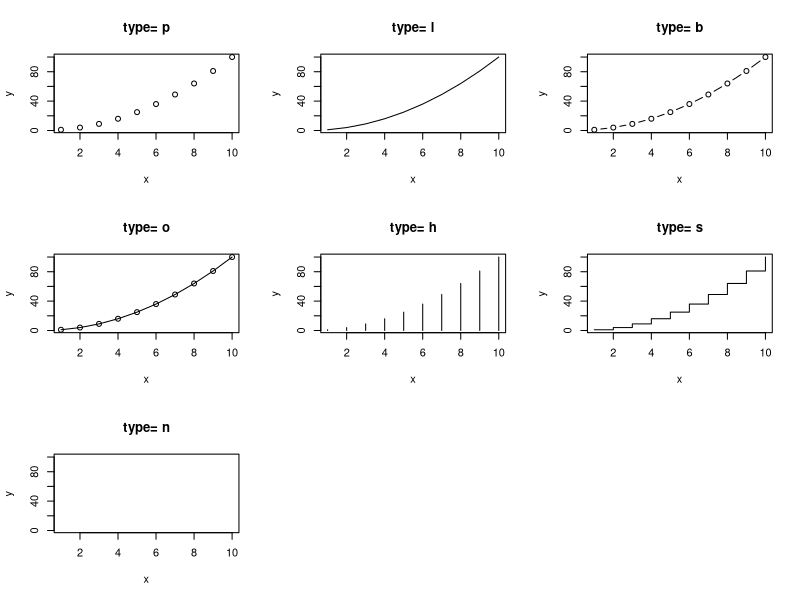
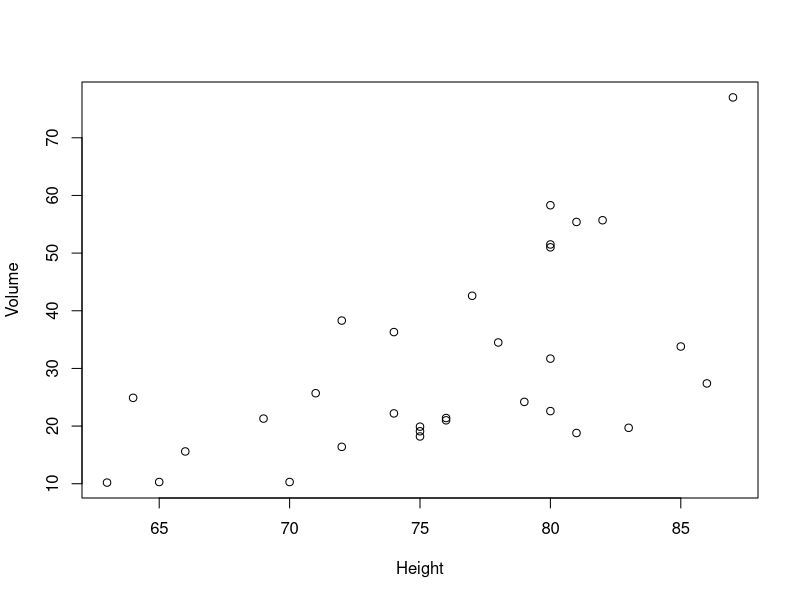
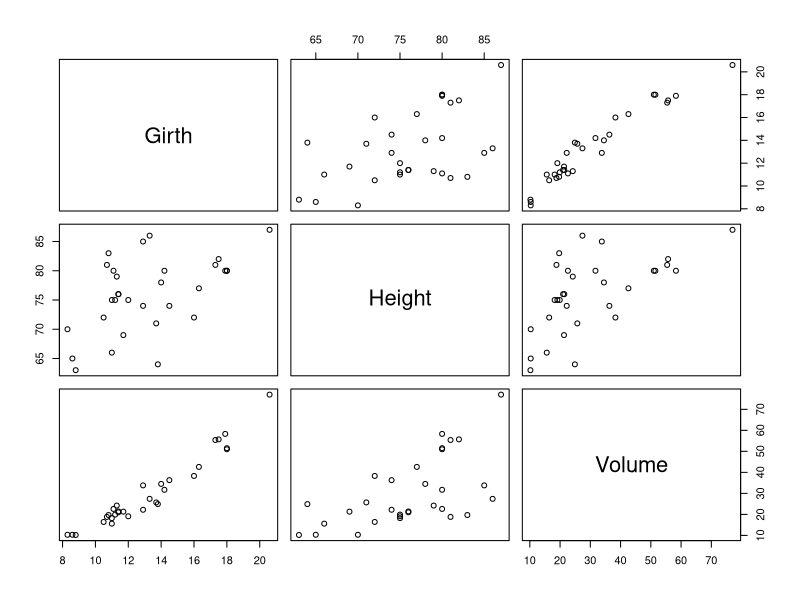
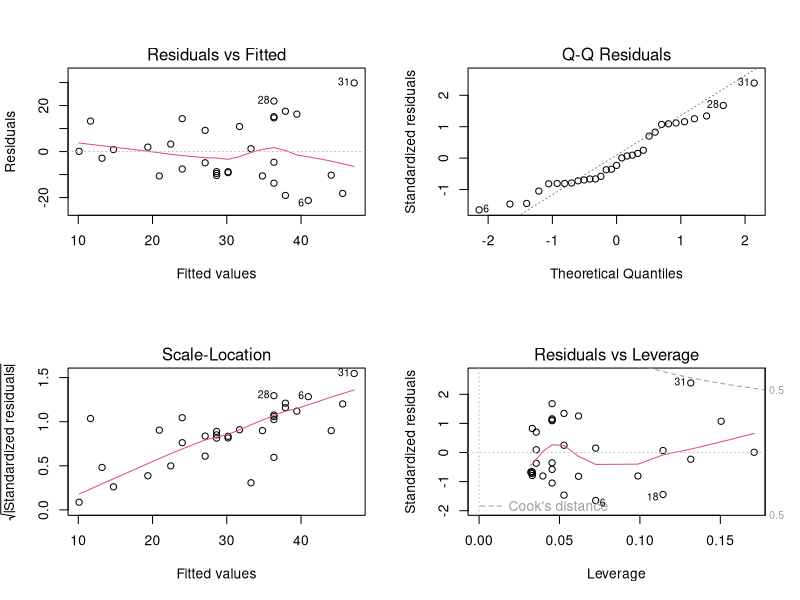
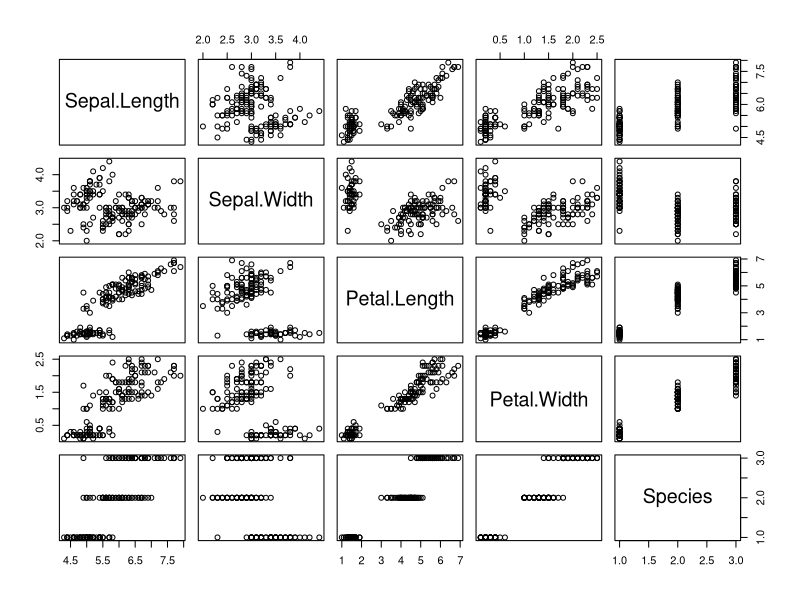
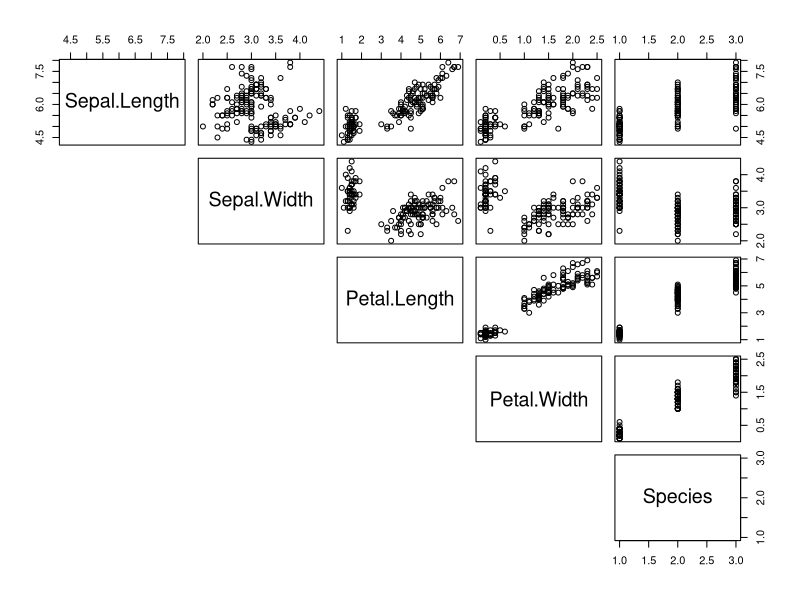
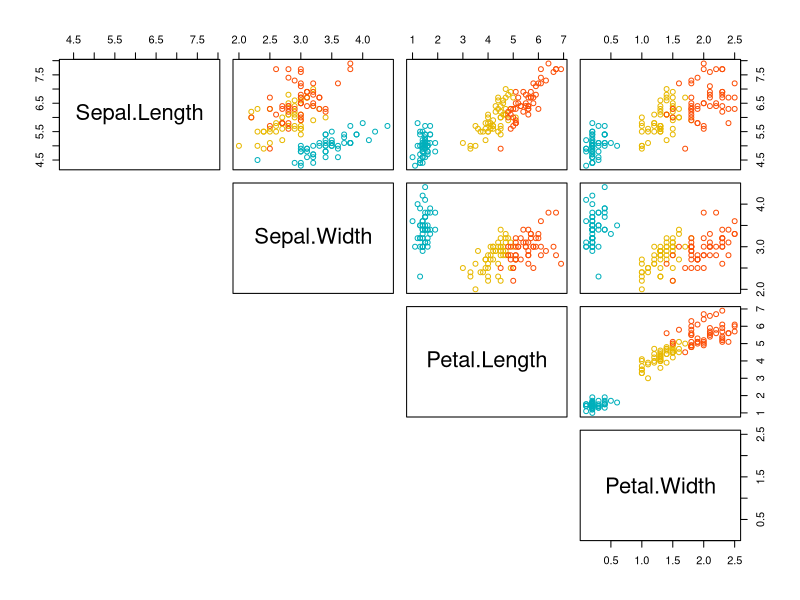
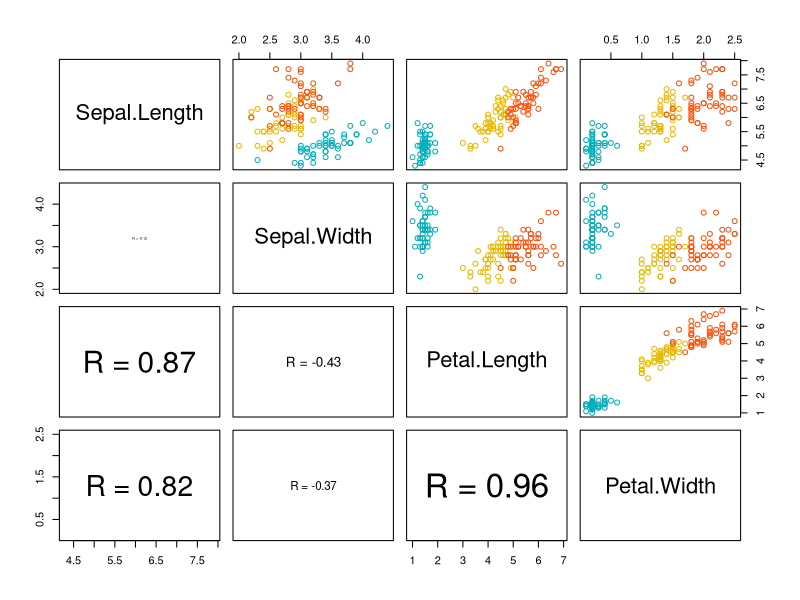

Generate these figures, in order, with R:
## ---- chunk 1
# membuat vektor data 
x <- c(1:10); y <- x^2
## ---- chunk 2
# membagi jendela grafik menajdi 4 baris dan 2 kolom
par(mfrow=c(3,3))

# loop
type <- c("p","l","b","o","h","s","n")
for (i in type){
  plot(x,y, type= i,
       main= paste("type=", i))
}
## ---- chunk 3
par(mfrow=c(1,1))
## ---- chunk 4
library(tibble)
## ---- chunk 5
# memuat dataset
trees <- as_tibble(trees)

# print 
trees
## ---- chunk 6
# atau 
with(trees, plot(Height, Volume))
## ---- chunk 7
plot(trees)
## ---- chunk 8
# membagi jendela grafik menjadi 2 baris dan 2 kolom
par(mfrow=c(2,2))

# plot
plot(lm(Volume~Height, data=trees))
## ---- chunk 9
par(mfrow=c(1,1))
## ---- chunk 10
# memuat dataset irir
iris <- as_tibble(iris)

# print
iris
## ---- chunk 11
pairs(iris)
## ---- chunk 12
pairs(iris, lower.panel=NULL)
## ---- chunk 13
# drop variabel Species
# simpan dataset baru pada objek iris2
iris2 <- iris[ ,1:4]

# print
iris2

# spesifikasi vaktor warna titik berdasarkan spesies
my_col <- c("#00AFBB", "#E7B800", "#FC4E07")

# plot
pairs(iris2, lower.panel=NULL,
      # spesifikasi warna
      col= my_col[iris$Species])
## ---- chunk 14
# membuat fungsi untuk menghitung
# nilai korelasi yang ditempatkan pada panel bawah
panel.cor <- function(x, y){
    # definisi parameter grafik 
    usr <- par("usr"); on.exit(par(usr))
    par(usr = c(0, 1, 0, 1))
    # menghitung koefisien korelas
    r <- round(cor(x, y), digits=2)
    # menambahkan text berdasarkan koefisien korelasi
    txt <- paste0("R = ", r)
    # mengatur besar text sesuai besarnya nilai korelasi
    cex.cor <- 0.8/strwidth(txt)
    text(0.5, 0.5, txt, cex = cex.cor * abs(r))
}

# kustomisasi panel atas agar
# warna titik berdasarkan factor
my_col <- c("#00AFBB", "#E7B800", "#FC4E07")
upper.panel<-function(x, y){
  points(x,y, col = my_col[iris$Species])
}

pairs(iris2,
      lower.panel= panel.cor,
      upper.panel= upper.panel)
## ---- chunk 15
# kustomisasi panel atas
upper.panel<-function(x, y){
  points(x,y, col=c("#00AFBB", "#E7B800", "#FC4E07")[iris$Species])
  r <- round(cor(x, y), digits=2)
  txt <- paste0("R = ", r)
  usr <- par("usr"); on.exit(par(usr))
  par(usr = c(0, 1, 0, 1))
  text(0.5, 0.9, txt)
}

# plot
pairs(iris2, lower.panel = NULL, 
      upper.panel = upper.panel)
## ---- chunk 16
boxplot(iris$Sepal.Length)

## ---- chunk 17
boxplot(iris$Sepal.Length~iris$Species)
## ---- chunk 18
boxplot(iris$Sepal.Length~iris$Species,
        # ubah warna outline menjadi steelblue
        border = "steelblue",
        # ubah warna box berdasarkan grup
        col= c("#999999", "#E69F00", "#56B4E9"))
## ---- chunk 19
# memuat dataset sebagai tibble
ToothGrowth <- as_tibble(ToothGrowth)

# print
ToothGrowth

# ubah variable dose menjadi factor
ToothGrowth$dose <- as.factor(ToothGrowth$dose)

# print
ToothGrowth
## ---- chunk 20
boxplot(len ~ supp*dose, data = ToothGrowth,
        col = c("white", "steelblue"))
## ---- chunk 21
VADeaths
## ---- chunk 22
par(mfrow=c(1,2))
barplot(VADeaths[, "Rural Male"], main="a")
barplot(VADeaths[, "Rural Male"], main="b", horiz=TRUE)
## ---- chunk 23
barplot(VADeaths[, "Rural Male"],
        # ubah warna ouline menjadi steelblue
        border="steelblue",
        # ubah wana box
        col= c("grey", "yellow", "steelblue", "green", "orange"),
        # ubah nama grup dari A sampai E
        names.arg = LETTERS[1:5],
        # ubah orientasi menajadi horizontal
        horiz=TRUE)
## ---- chunk 24
# staked
barplot(VADeaths,
         col = c("lightblue", "mistyrose", "lightcyan", 
                 "lavender", "cornsilk"),
        legend = rownames(VADeaths))

## ---- chunk 25
# grouped
barplot(VADeaths,
         col = c("lightblue", "mistyrose", "lightcyan", 
                 "lavender", "cornsilk"),
        legend = rownames(VADeaths), beside = TRUE)

## ---- chunk 26
# Membuat vektor data
x <- c(1:20)
y <- 2*x
z <- x^2

# Membuat line plot x vs y
plot(y~x, type="b",
     lty=1,
     col="blue")

# Menambahkan line plot x vs z
lines(z~x, type="o",
      lty=2,
      col="red")

# Menambahkan legend
legend("topleft", legend=c("Line 1", "Line 2"),
       col=c("red", "blue"), lty = 1:2, cex=0.8)
## ---- chunk 27
par(mar = c(0, 1, 0, 1))
pie(
  c(280, 60, 20),
  c('Sky', 'Sunny side of pyramid', 'Shady side of pyramid'),
  col = c('#0292D8', '#F7EA39', '#C4B632'),
  init.angle = -50, border = NA
)
## ---- chunk 28
hist(trees$Height, col="steelblue")
## ---- chunk 29
# menghitung kernel density
dens <- density(trees$Height)

# plot densitas dengan outline merah
plot(dens,col="red")
## ---- chunk 30
# menghitung kernel density
dens <- density(trees$Height)

# histogram
hist(trees$Height, freq=FALSE, col="steelblue")

# tambahkan density plot
polygon(dens, border="red")
## ---- chunk 31
qqnorm(trees$Volume)
qqline(trees$Volume, col="red")
## ---- chunk 32
# mengurutkan dataset mtcars berdasarkan variabel mpg
mtcars <- mtcars[order(mtcars$mpg), ]

# mengubah variabel cyl menjadi factor
grps <- as.factor(mtcars$cyl)

# membuat vektor warna berdasarkan jumlah grup
my_cols <- c("#999999", "#E69F00", "#56B4E9")

# plot
dotchart(mtcars$mpg, labels = row.names(mtcars),
         groups = grps, gcolor = my_cols,
         color = my_cols[grps],
         cex = 0.6,  pch = 19, xlab = "mpg")
## ---- chunk 33
# menambahkan judul
barplot(c(2,5), main="Main title",
        xlab="X axis title",
        ylab="Y axis title",
        sub="Sub-title")
## ---- chunk 34
# menambahkan judul
barplot(c(2,5), 
        # menambahkan judul
        main="Main title",
        xlab="X axis title",
        ylab="Y axis title",
        sub="Sub-title",
        # kustomisasi warna font
        col.main="red", 
        col.lab="blue", 
        col.sub="black",
        # kustomisasi font style
        font.main=4, 
        font.lab=4, 
        font.sub=4,
        # kustomisasi ukuran font
        cex.main=2, 
        cex.lab=1.7, 
        cex.sub=1.2)
## ---- chunk 35
# menambahkan judul
barplot(c(2,5,8))

# menambahkan judul
title(main="Main title",
      xlab="X axis title",
      ylab="Y axis title",
      sub="Sub-title",
      # kustomisasi warna font
      col.main="red", 
      col.lab="blue", 
      col.sub="black",
      # kustomisasi font style
      font.main=4, 
      font.lab=4, 
      font.sub=4,
      # kustomisasi ukuran font
      cex.main=2, 
      cex.lab=1.7, 
      cex.sub=1.2)
